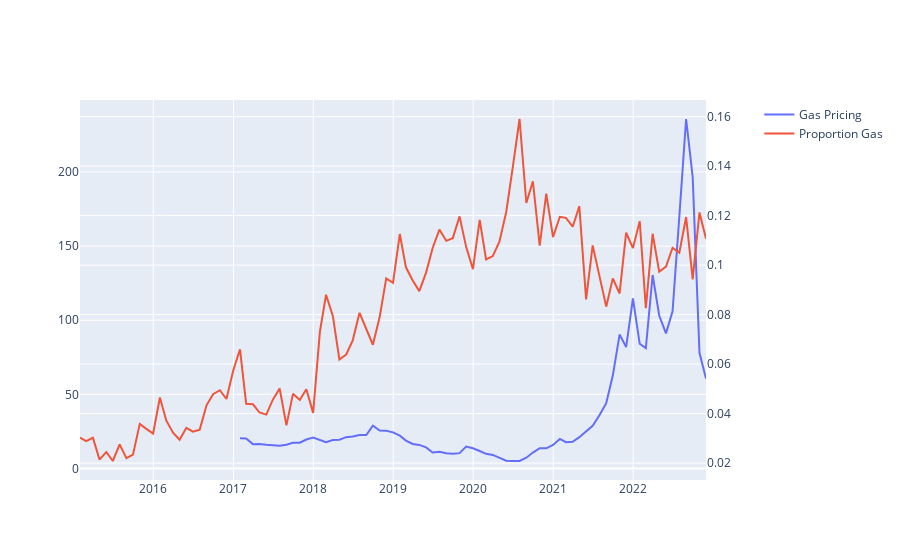

This figure's notebook cell:
### Markdown cell above
## Germany

### Code cell
gen_df = gen_read_clean("Germany")
combined_data = combine_dfs("Germany", gen_df, freq="1M")
# print(combined_data)
fig = make_subplots(specs=[[{"secondary_y": True}]])

fig.add_trace(
        go.Scatter(x=combined_data["Start"], y=combined_data["Last Price"], name="Gas Pricing"), secondary_y= False
)

fig.add_trace(
        go.Scatter(x=combined_data["Start"], y=combined_data["Percent Gas"], name = "Proportion Gas"), secondary_y= True
)
